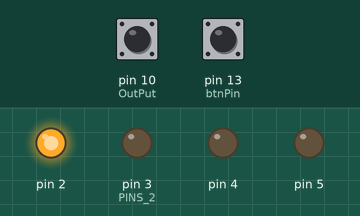
A sketch run on a simulated Arduino Uno, built with avr-gcc and run on an emulated ATmega328P. Parts: output pins drawn as LEDs (lit = HIGH). Inputs (shaded band) come from the test bench; at power-on: pin 10 (OutPut) LOW, pin 13 (btnPin) HIGH. What the sketch prints to the serial monitor is not drawn.

Above: at 0.1 s.
At 9.1 s:
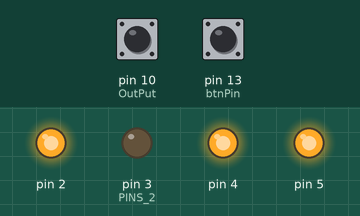
9.2 s: pin 10 (OutPut) pulsed HIGH 2 times (0.12 s each, 0.3 s apart)
At 10.9 s:
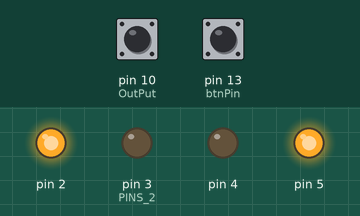
Timing chart, 0 to 18.7 s (numbered marks = the images above; inputs shaded):
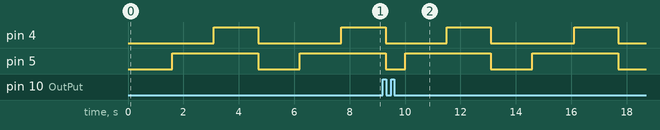

The sketch:

ph.ino.ino
```cpp
#include <Wire.h>//i2c
int OutPut= 10;//color sensor output
unsigned int frequencyR = 0;
unsigned int frequencyB = 0;
unsigned int frequencyG = 0;
String ph="";
const int btnPin = 13;     // button pin number
 int btnState = 0;
#include <SoftwareSerial.h>
void setup() {
  Wire.begin(8);                // join i2c bus -> address #8
  // register event
  pinMode(btnPin, INPUT_PULLUP);//Configures the specified pin to behave either as an input or an output.

                // set up the LCD's number of columns and rows
                 Serial.begin(9600);
                pinMode(10, INPUT);//PIN 10 as input
                pinMode(2, OUTPUT);
                pinMode(3, OUTPUT);//PINS 2, 3,4,5 as OUTPUT
                pinMode(4, OUTPUT);
                pinMode(5, OUTPUT);


                digitalWrite(2,HIGH);
                digitalWrite(3,LOW);//setting the frequency counter to 20% HH-100% LL-0%etc.
}

void loop() {
  delay(100);

    // read push button State:
  btnState = digitalRead(btnPin);//Check if the button is pressed


  if (btnState == HIGH) {

   Serial.println("Color Sensor");
                Serial.print("R:");
                digitalWrite(4,LOW);
                digitalWrite(5,LOW);//setting for Red color
                frequencyR = pulseIn(OutPut, LOW);//read frequency
                Serial.print(frequencyR);//print frequency for Red color
                Serial.print(" | ");
                delay(500);

                Serial.print("B:");
                digitalWrite(4,LOW);
                digitalWrite(5,HIGH);// setting for Blue color
                frequencyB = pulseIn(OutPut, LOW);// read frequency
                Serial.print(frequencyB);// printing frequency Blue color
                Serial.print(" | ");
                delay(500);

              Serial.print("G:");
                digitalWrite(4,HIGH);
                digitalWrite(5,HIGH);// setting for GREEN color
                frequencyG = pulseIn(OutPut, LOW);// read frequency
                Serial.print(frequencyG);// printing frequency for GREEN color
                Serial.print("  |  ");

              if((frequencyR>76||frequencyR<82)&&(frequencyB>101&&frequencyB<109)&&(frequencyG>137&&frequencyG<141)){

                 //  Wire.write("0.5");
                   Serial.println("0.5");
                  }

                  else if((frequencyR>50&&frequencyR<54)&&(frequencyB>87&&frequencyB<92)&&(frequencyG>24&&frequencyG<27)){
                  // Wire.write("1");
                    Serial.println("1");
                  }
                  else if((frequencyR>55&&frequencyR<60)&&(frequencyB>94&&frequencyB<98)&&(frequencyG>125&&frequencyG<133)){
                 //    Wire.write("1.5");
                      Serial.println("1.5");
                  }
                  else if((frequencyR>46&&frequencyR<50)&&(frequencyB>85&&frequencyB<90)&&(frequencyG>23&&frequencyG<26)){
                //    Wire.write("2");
                     Serial.println("2");
                  }

                  else if((frequencyR>47&&frequencyR<52)&&(frequencyG>117&&frequencyG<122)&&(frequencyB>44&&frequencyB<47)){
                 //   Wire.write("2.4");
                     Serial.println("2.4");
                  }

                 else if((frequencyR>48&&frequencyR<52)&&(frequencyB>97&&frequencyB<101)&&(frequencyG>44&&frequencyG<48)){
                 //   Wire.write("2.5");
                     Serial.println("2.5");
                  }

                 else if((frequencyR>44&&frequencyR<47)&&(frequencyB>90&&frequencyB<94)&&(frequencyG>80&&frequencyG<86)){
                  //  Wire.write("2.7");
                     Serial.println("2.7");
                  }

                  else if((frequencyR>42&&frequencyR<45)&&(frequencyB>80&&frequencyB<85)&&(frequencyG>18&&frequencyG<22)){
                 //  Wire.write("3");
                    Serial.println("3");
                  }

                 else if((frequencyR>42&&frequencyR<45)&&(frequencyB>86&&frequencyB<89)&&(frequencyG>65&&frequencyG<70)){
                  //  Wire.write("3.5");
                     Serial.println("3.5");
                  }

                  else if((frequencyR>42&&frequencyR<45)&&(frequencyB>82&&frequencyB<85)&&(frequencyG>19&&frequencyG<22)){
                  //  Wire.write("4");
                     Serial.println("4");
                  }
                  else if((frequencyR>43&&frequencyR<46)&&(frequencyB>87&&frequencyB<91)&&(frequencyG>17&&frequencyG<20)){
                 //   Wire.write("4.5");
                     Serial.println("4.5");
                  }

                  else if ((frequencyR>41&&frequencyR<45 )&&(frequencyB>80&&frequencyB<85)&&(frequencyG>18&&frequencyG<22)){
                  //  Wire.write("5");
                     Serial.println("5");
                  }
                  else if((frequencyR>48&&frequencyR<52 )&&(frequencyB>90&&frequencyB<93)&&(frequencyG>20&&frequencyG<25)){
                 //   Wire.write("5.5");
                     Serial.println("5.5");
                  }

                  else if((frequencyR>42&&frequencyR<45)&&(frequencyB>82&&frequencyB<85)&&(frequencyG>19&&frequencyG<22)){
                 //  Wire.write("6");
                    Serial.println("6");
                  }
                  else if((frequencyR>123&&frequencyR<130)&&(frequencyB>114&&frequencyB<119)&&(frequencyG>101&&frequencyG<107)){
                   //  Wire.write("6.5");
                      Serial.println("6.5");
                  }
                  else if((frequencyR>6&&frequencyR<65)&&(frequencyB>88&&frequencyB<93)&&(frequencyG>23&&frequencyG<26)){
                 //  Wire.write("7");
                    Serial.println("7");
                  }
                  else if((frequencyR>114&&frequencyR<123)&&(frequencyB>110&&frequencyB<115)&&(frequencyG>113&&frequencyG<119)){
                   //  Wire.write("7.5");
                      Serial.println("7.5");
                  }

                  else if((frequencyR>96&&frequencyR<108)&&(frequencyB>91&&frequencyB<112)&&(frequencyG>102&&frequencyG<108)){
                   //  Wire.write("8");
                      Serial.println("8");
                  }
                  else if((frequencyR>122&&frequencyR<129)&&(frequencyB>119&&frequencyB<123)&&(frequencyG>41&&frequencyG<45)){
                    // Wire.write("9");
                      Serial.println("9");
                  }
                  else if((frequencyR>100&&frequencyR<107)&&(frequencyB>66&&frequencyB<77 )&&(frequencyG>29&&frequencyG<33)){
                   //  Wire.write("10");
                      Serial.println("10");
                  }
                  else if((frequencyR>135&&frequencyR<145)&&(frequencyB>107&&frequencyB<118)&&(frequencyG>46&&frequencyG<49)){
                    // Wire.write("11");
                      Serial.println("11");
                  }
                  else if((frequencyR>155&&frequencyR<162)&&(frequencyB>56&&frequencyB<58)&&(frequencyG>30&&frequencyG<33)){
                    // Wire.write("11.5");
                      Serial.println("11.5");
                  }
                  else if((frequencyR>155&&frequencyR<162)&&(frequencyB>133&&frequencyB<143)&&(frequencyG>190&&frequencyG<198)){
                  //   Wire.write("12");
                      Serial.println("12");
                  }
                  else if((frequencyR>131&&frequencyR<134)&&(frequencyB>121&&frequencyB<130)&&(frequencyG> 49&&frequencyG<53)){
                   //  Wire.write("13");ph="13";
                      Serial.println("13");
                  }
                  else if((frequencyR>146&&frequencyR<156)&&(frequencyB>79&&frequencyB<83)&&(frequencyG>38&&frequencyG<41)){
                  //  Wire.write("13.5");
                     Serial.println("13.5");
                  }
                  else if((frequencyR>175&&frequencyR<187)&&(frequencyB>178&&frequencyB<185)&&(frequencyG>220&&frequencyG<228)){
                  //  Wire.write("14");
                     Serial.println("14");
                  }
                  else
                      Serial.println("7.1");
                delay(500);

                //Wire.onRequest(requestEvent);


  }
}

//This event which is registered in setup gets excecuted when master recieves data
void requestEvent() {

}
```
